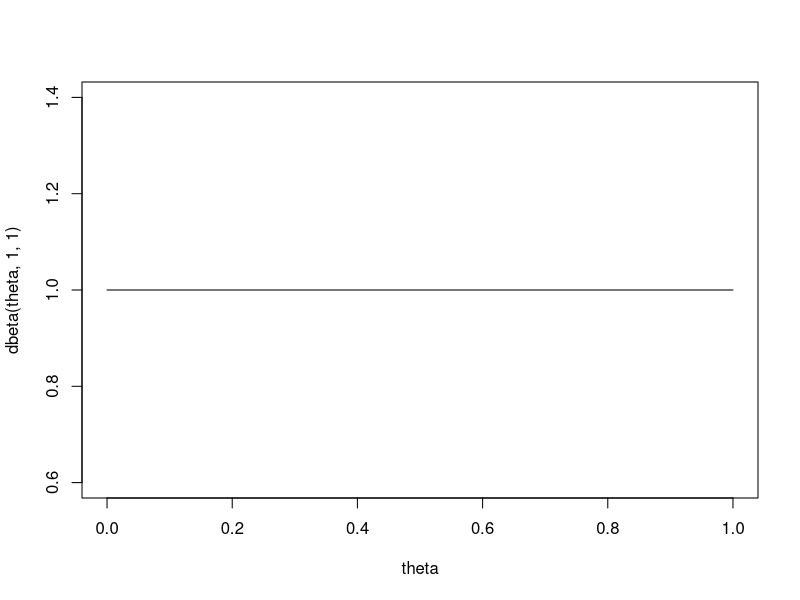

Source code (R):
## ---- chunk 1
library(knitr)
library(ggplot2)
opts_chunk$set(collapse=TRUE, fig.align='center', tidy=TRUE, tidy.opts=list(blank=TRUE, width.cutoff=100, strip.white=TRUE), warning=FALSE,message=FALSE,cache=TRUE)
# echo=TRUE, collapse=TRUE,
# fig.height=2.2,fig.width=2.8, 
# fig.cap="이미지 캡션 넣기", 
# tidy.opts=list(width.cutoff=90),
# eval=T
my_theme1 = function() {
  theme(axis.text.x = element_text(hjust=1, size=5),
        axis.text.y = element_text(hjust=1, size=5),
        axis.ticks.y = element_blank(),
        axis.title.x = element_text(size=7),
        axis.title.y = element_text(size=7),
        legend.title = element_text(size=7),
        legend.text = element_text(size=5),
        plot.title = element_text(hjust=0.5, size=8))}
my_theme2 = function() {
  theme(axis.text.x = element_text(angle=90, hjust=1, size=5),
        axis.text.y = element_text(hjust=1, size=5),
        axis.title.x = element_text(size=7),
        axis.title.y = element_text(size=7),
        legend.title = element_text(size=7),
        legend.text = element_text(size=5),
        plot.title = element_text(hjust=0.5, size=8))}
## ---- chunk 2
theta=seq(from=0,to=1,by=.01)
plot(theta,dbeta(theta,1,1),type="l")
